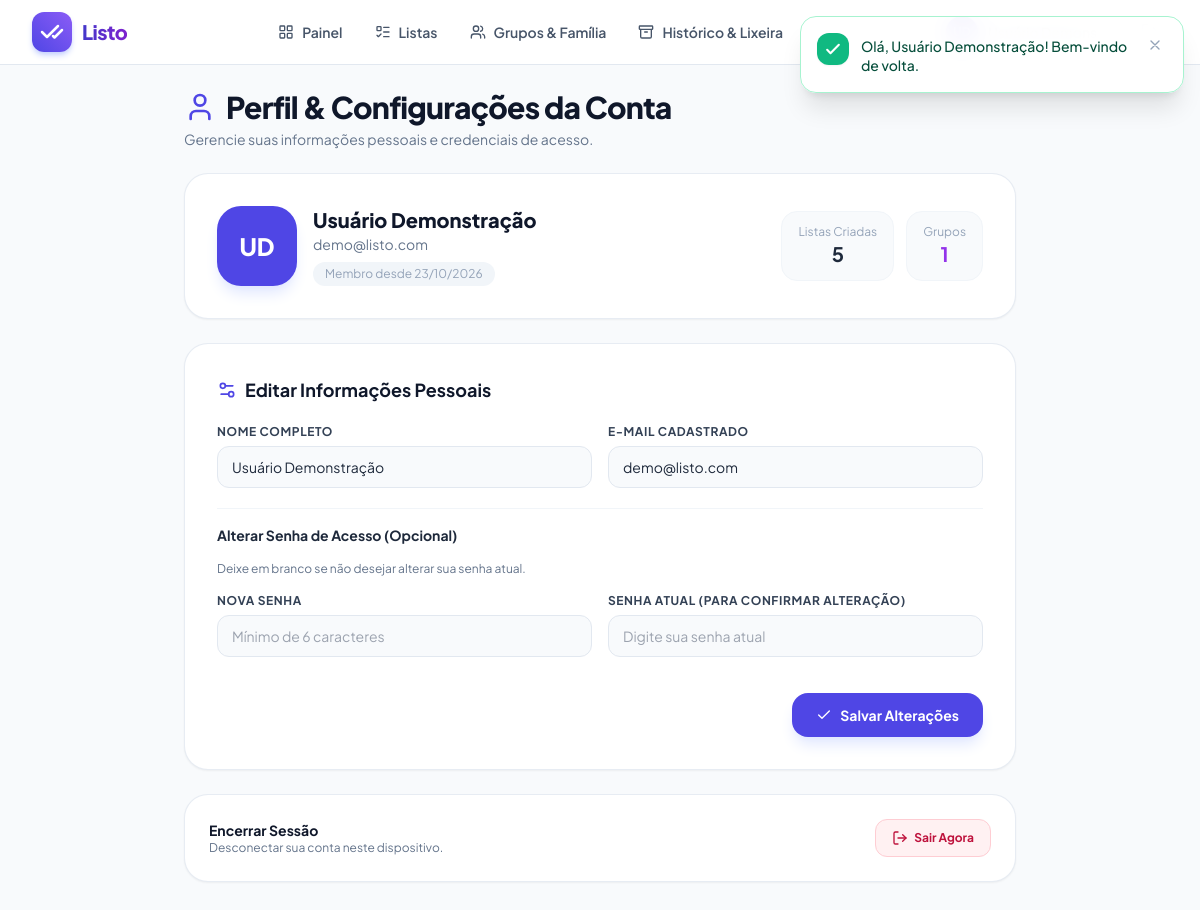
Screenshot of /views/profile.php (signed in) with the database file from the repository.
### tables this page shows
CREATE TABLE `usuarios` (
  `id` INT AUTO_INCREMENT PRIMARY KEY,
  `nome` VARCHAR(150) NOT NULL,
  `email` VARCHAR(191) NOT NULL UNIQUE,
  `senha` VARCHAR(255) NOT NULL,
  `avatar_cor` VARCHAR(30) DEFAULT 'indigo',
  `criado_em` DATETIME DEFAULT CURRENT_TIMESTAMP
);

### includes/functions.php (called while the page is built, shortened)
<?php
function clean($data) {
    return htmlspecialchars(trim($data ?? ''), ENT_QUOTES, 'UTF-8');
}
function formatDate($dateString, $withTime = false) {
    $timestamp = strtotime($dateString);
    return date($withTime ? 'd/m/Y H:i' : 'd/m/Y', $timestamp);
}
function getInitials($name) {
    $parts = explode(' ', trim($name ?? 'U'));
    $initials = mb_substr($parts[0], 0, 1);
    if (count($parts) > 1) {
        $initials .= mb_substr(end($parts), 0, 1);
    }
    return mb_strtoupper($initials);
}

### views/profile.php (the view, shortened to what this page needs)
<?php
require_once __DIR__ . '/../includes/header.php';
$userId = $_SESSION['usuario_id'];
$pdo = getDB();
$stmt = $pdo->prepare("SELECT * FROM usuarios WHERE id = ?");
$stmt->execute([$userId]);
$usuario = $stmt->fetch();
$stmtMinhasListas = $pdo->prepare("SELECT COUNT(*) FROM listas WHERE usuario_id = ? AND status = 'ativa'");
$stmtMinhasListas->execute([$userId]);
$minhasListasCount = $stmtMinhasListas->fetchColumn();
$stmtMeusGrupos = $pdo->prepare("SELECT COUNT(*) FROM membros_grupo WHERE usuario_id = ?");
$stmtMeusGrupos->execute([$userId]);
$meusGruposCount = $stmtMeusGrupos->fetchColumn();
?>
<div class="max-w-4xl mx-auto px-4 sm:px-6 lg:px-8 py-6 space-y-6">
    <div>
        <h1 class="text-2xl sm:text-3xl font-extrabold text-slate-900 tracking-tight flex items-center gap-2.5">
            <i data-lucide="user" class="w-8 h-8 text-indigo-600"></i>
            <span>Perfil & Configurações da Conta</span>
        </h1>
        <p class="text-sm text-slate-500 mt-1">Gerencie suas informações pessoais e credenciais de acesso.</p>
    </div>
    <div class="bg-white rounded-3xl p-6 sm:p-8 border border-slate-200/80 shadow-sm flex flex-col sm:flex-row items-center justify-between gap-6">
        <div class="flex flex-col sm:flex-row items-center gap-4 text-center sm:text-left">
            <div class="w-20 h-20 rounded-3xl bg-indigo-600 text-white font-extrabold text-2xl flex items-center justify-center shadow-lg shadow-indigo-100">
                <?= getInitials($usuario['nome']) ?>
            </div>
            <div>
                <h2 class="text-xl font-extrabold text-slate-900"><?= clean($usuario['nome']) ?></h2>
                <p class="text-sm text-slate-500"><?= clean($usuario['email']) ?></p>
                <span class="inline-block mt-2 text-xs text-slate-400 bg-slate-100 px-3 py-1 rounded-full">
                    Membro desde <?= formatDate($usuario['criado_em']) ?>
                </span>
            </div>
        </div>
        <div class="flex items-center gap-3 w-full sm:w-auto">
            <div class="flex-1 sm:flex-initial text-center bg-slate-50 border border-slate-100 px-4 py-3 rounded-2xl">
                <span class="text-xs text-slate-400 block">Listas Criadas</span>
                <strong class="text-xl font-bold text-slate-800"><?= $minhasListasCount ?></strong>
            </div>
            <div class="flex-1 sm:flex-initial text-center bg-slate-50 border border-slate-100 px-4 py-3 rounded-2xl">
                <span class="text-xs text-slate-400 block">Grupos</span>
                <strong class="text-xl font-bold text-purple-600"><?= $meusGruposCount ?></strong>
            </div>
        </div>
    </div>
    <div class="bg-white rounded-3xl p-6 sm:p-8 border border-slate-200/80 shadow-sm">
        <h3 class="text-lg font-bold text-slate-900 mb-5 flex items-center gap-2">
            <i data-lucide="settings-2" class="w-5 h-5 text-indigo-600"></i>
            <span>Editar Informações Pessoais</span>
        </h3>
        <form action="../actions/profile_update.php" method="POST" class="space-y-5">
            <div class="grid grid-cols-1 sm:grid-cols-2 gap-4">
                <div>
                    <label class="block text-xs font-bold uppercase tracking-wider text-slate-700 mb-1.5" for="nome">Nome Completo</label>
                    <input type="text" id="nome" name="nome" value="<?= clean($usuario['nome']) ?>" required class="w-full px-3.5 py-2.5 bg-slate-50 border border-slate-200 rounded-xl text-sm focus:ring-2 focus:ring-indigo-500 focus:outline-none">
                </div>
                <div>
                    <label class="block text-xs font-bold uppercase tracking-wider text-slate-700 mb-1.5" for="email">E-mail Cadastrado</label>
                    <input type="email" id="email" name="email" value="<?= clean($usuario['email']) ?>" required class="w-full px-3.5 py-2.5 bg-slate-50 border border-slate-200 rounded-xl text-sm focus:ring-2 focus:ring-indigo-500 focus:outline-none">
                </div>
            </div>
            <div class="pt-4 border-t border-slate-100 space-y-4">
                <h4 class="text-sm font-bold text-slate-800">Alterar Senha de Acesso (Opcional)</h4>
                <p class="text-xs text-slate-500">Deixe em branco se não desejar alterar sua senha atual.</p>
                <div class="grid grid-cols-1 sm:grid-cols-2 gap-4">
                    <div>
                        <label class="block text-xs font-bold uppercase tracking-wider text-slate-700 mb-1.5" for="nova_senha">Nova Senha</label>
                        <input type="password" id="nova_senha" name="nova_senha" placeholder="Mínimo de 6 caracteres" class="w-full px-3.5 py-2.5 bg-slate-50 border border-slate-200 rounded-xl text-sm focus:ring-2 focus:ring-indigo-500 focus:outline-none">
                    </div>
                    <div>
                        <label class="block text-xs font-bold uppercase tracking-wider text-slate-700 mb-1.5" for="senha_atual">Senha Atual (para confirmar alteração)</label>
                        <input type="password" id="senha_atual" name="senha_atual" placeholder="Digite sua senha atual" class="w-full px-3.5 py-2.5 bg-slate-50 border border-slate-200 rounded-xl text-sm focus:ring-2 focus:ring-indigo-500 focus:outline-none">
                    </div>
                </div>
            </div>
            <div class="pt-4 flex items-center justify-end">
                <button type="submit" class="bg-indigo-600 hover:bg-indigo-700 text-white font-bold py-3 px-6 rounded-2xl shadow-lg shadow-indigo-100 transition flex items-center gap-2 text-sm">
                    <i data-lucide="check" class="w-4 h-4"></i>
                    <span>Salvar Alterações</span>
                </button>
            </div>
        </form>
    </div>
    <div class="bg-white rounded-3xl p-6 border border-slate-200/80 shadow-sm flex items-center justify-between">
        <div>
            <h4 class="text-sm font-bold text-slate-900">Encerrar Sessão</h4>
            <p class="text-xs text-slate-500">Desconectar sua conta neste dispositivo.</p>
        </div>
        <form action="../actions/auth_logout.php" method="POST">
            <button type="submit" data-confirm="Deseja realmente sair da sua conta?" data-confirm-title="Encerrar Sessão" data-confirm-color="amber" class="bg-rose-50 hover:bg-rose-100 text-rose-700 font-bold text-xs px-4 py-2.5 rounded-xl border border-rose-200 transition flex items-center gap-1.5">
                <i data-lucide="log-out" class="w-4 h-4"></i>
                <span>Sair Agora</span>
            </button>
        </form>
    </div>
</div>
<?php require_once __DIR__ . '/../includes/footer.php'; ?>

### rows the page displays
usuarios: nome "UD", nome "Usuário Demonstração", email "demo@listo.com", criado_em "23/10/2026"

### other values shown
$minhasListasCount "5"
$meusGruposCount "1"
